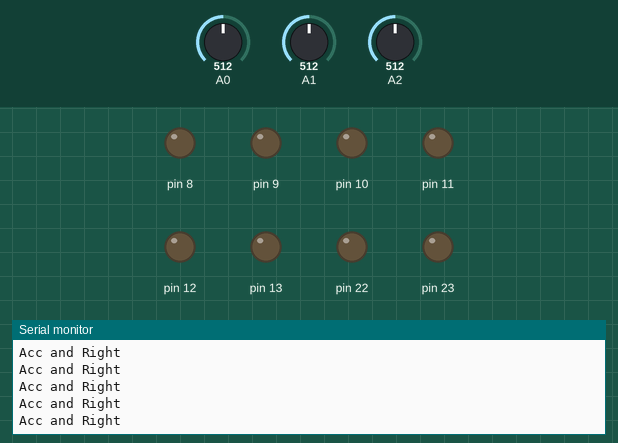
Recording of a sketch running on a simulated Arduino Uno, built with avr-gcc and run on an emulated ATmega328P. On the bench: output pins drawn as LEDs (lit = HIGH), the last lines printed to the serial monitor. The inputs (shaded band) are chosen by the test bench; at power-on: A1 = 512, A2 = 512, A0 = 512.

Above: at 0.8 s.
0.9 s: A1 set to 378
3.9 s: A1 set to 351
At 4.07 s:
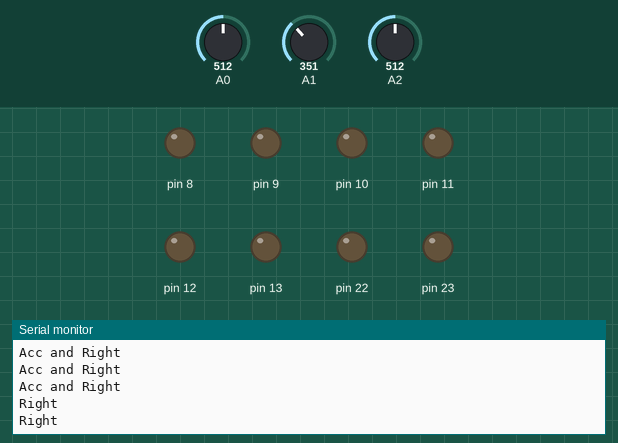
5.9 s: A2 set to 404
At 6.8 s:
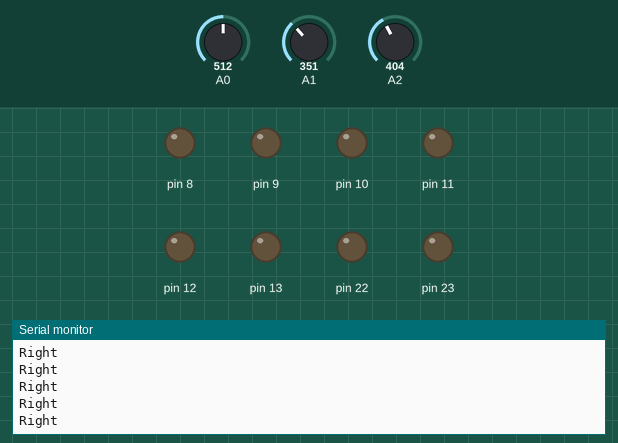
7.4 s: A2 set to 388
At 8.3 s:
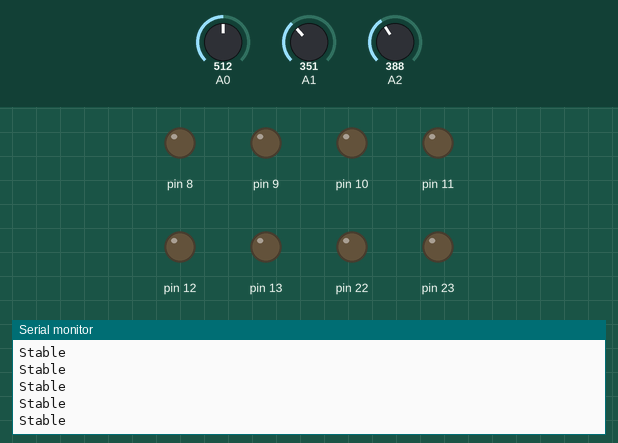

Measured:
- the behaviour switches between 360 and 359 on A1 (found by bisection; images 0 and 1)
- the behaviour switches between 396 and 395 on A2 (found by bisection; images 2 and 3)
- after the input at 3.9 s, the serial monitor: prints a new line after 0.15 s (image 1)
- after the input at 7.4 s, the serial monitor: prints a new line after 0.13 s (image 3)

The sketch:

Acc_cal.ino
```cpp
#include <avr/io.h>   /* Include AVR std. library file */
#include <util/delay.h>   /* Include defined delay header file */

void ADC_Init()     /* ADC Initialization function */
{
  ADMUX =(1<<ADLAR);   /* Vref: Avcc, ADC channel: 0 */
  ADCSRA = (1<<ADEN)|(1<<ADPS2)|(1<<ADPS1)|(1<<ADPS0);
}

uint16_t ADC_Read(unsigned char channel)  /* ADC Read function */
{
  ADMUX =(1<<ADLAR)|(channel & 0x07);/* set input channel to read */
  ADCSRA |= (1<<ADSC);  /* Start ADC conversion */
  while (!(ADCSRA & (1<<ADIF)));  /* Wait until end of conversion by polling ADC interrupt flag */
  ADCSRA |= (1<<ADIF);  /* Clear interrupt flag */
  return ADC;    /* Return ADC word */
}
int main(void)
{
  uint16_t x,y,z;
  DDRB=0xFF;
  Serial.begin(9600);
  ADC_Init();   /* Initialize ADC */
  int flag=0;
  while(1)
  {
    x= ADC_Read(0)/100;  /* Read X, Y, Z axis ADC value */
    y= ADC_Read(1)/100;
    z= ADC_Read(2)/100;
    if(z>=216 && z<=252 && y>=210 && y<=229) {
      Serial.println("Stable");
    }
    else if(z<216 && y>=210 && y<=229) {
      Serial.println("Left");
    }
    else if(z>252 && y>=210 && y<=229) {
      Serial.println("Right");
    }
    else if(z>=216 && z<=252 && y>229 && y<=250) {
      Serial.println("Accelerate");
    }
    else if(z>=216 && z<=252 && y<210) {
      Serial.println("Brake");
    }
    else if(z<216 && y>229) {
      Serial.println("Acc and Left");
    }
    else if(z>252 && y>229) {
      Serial.println("Acc and Right");
    }
    else if(z>=216 && z<=252 && y>250) {
      Serial.println("Nitro");
    }
    else{
      Serial.println("Out");
    }
    /*Serial.print("X: ");
    Serial.print(x);Serial.print('\t');
    Serial.print("Y: ");
    Serial.print(y);Serial.print('\t');
    Serial.print("Z:");
    Serial.println(z);*/
    _delay_ms(10);
  }
}
```
